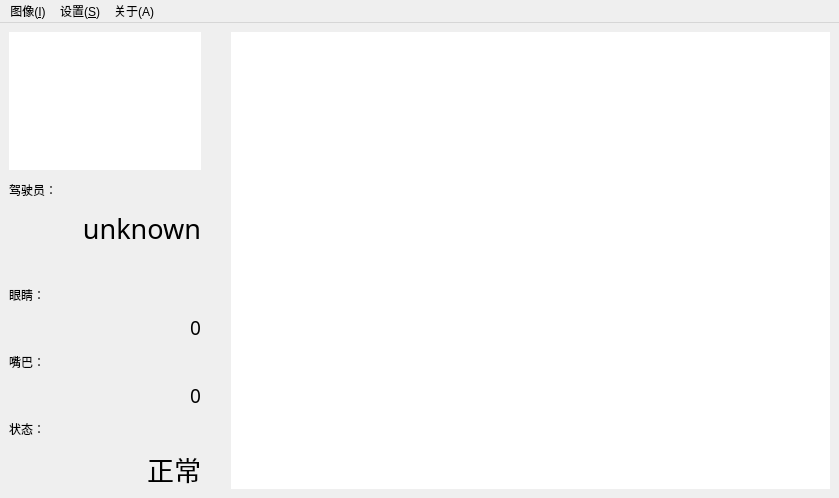
<?xml version="1.0" encoding="UTF-8"?>
<ui version="4.0">
 <class>MainWindow</class>
 <widget class="QMainWindow" name="MainWindow">
  <property name="geometry">
   <rect>
    <x>0</x>
    <y>0</y>
    <width>839</width>
    <height>498</height>
   </rect>
  </property>
  <property name="maximumSize">
   <size>
    <width>16777215</width>
    <height>16777215</height>
   </size>
  </property>
  <property name="windowTitle">
   <string>疲劳驾驶监测预警报系统</string>
  </property>
  <widget class="QWidget" name="centralwidget">
   <property name="sizePolicy">
    <sizepolicy hsizetype="Expanding" vsizetype="Expanding">
     <horstretch>0</horstretch>
     <verstretch>0</verstretch>
    </sizepolicy>
   </property>
   <property name="maximumSize">
    <size>
     <width>16777215</width>
     <height>16777215</height>
    </size>
   </property>
   <layout class="QHBoxLayout" name="horizontalLayout">
    <item>
     <layout class="QHBoxLayout" stretch="8,1,25">
      <item>
       <layout class="QVBoxLayout" name="verticalLayout" stretch="5,1,1,1,1,1,1,1,1,1">
        <item>
         <widget class="QLabel" name="labelFace">
          <property name="styleSheet">
           <string notr="true">background-color: rgb(255, 255, 255);</string>
          </property>
          <property name="text">
           <string/>
          </property>
          <property name="scaledContents">
           <bool>true</bool>
          </property>
         </widget>
        </item>
        <item>
         <widget class="QLabel" name="labelN">
          <property name="text">
           <string>驾驶员：</string>
          </property>
         </widget>
        </item>
        <item>
         <widget class="QLabel" name="labelName">
          <property name="font">
           <font>
            <family>Adobe Devanagari</family>
            <pointsize>20</pointsize>
           </font>
          </property>
          <property name="styleSheet">
           <string notr="true"/>
          </property>
          <property name="text">
           <string>unknown</string>
          </property>
          <property name="alignment">
           <set>Qt::AlignRight|Qt::AlignTop|Qt::AlignTrailing</set>
          </property>
         </widget>
        </item>
        <item>
         <spacer name="verticalSpacer">
          <property name="orientation">
           <enum>Qt::Vertical</enum>
          </property>
          <property name="sizeHint" stdset="0">
           <size>
            <width>20</width>
            <height>40</height>
           </size>
          </property>
         </spacer>
        </item>
        <item>
         <widget class="QLabel" name="labelE">
          <property name="text">
           <string>眼睛：</string>
          </property>
         </widget>
        </item>
        <item>
         <widget class="QLabel" name="labelEyes">
          <property name="font">
           <font>
            <family>Adobe Devanagari</family>
            <pointsize>14</pointsize>
            <weight>50</weight>
            <italic>false</italic>
            <bold>false</bold>
           </font>
          </property>
          <property name="styleSheet">
           <string notr="true"/>
          </property>
          <property name="text">
           <string>0</string>
          </property>
          <property name="alignment">
           <set>Qt::AlignRight|Qt::AlignTop|Qt::AlignTrailing</set>
          </property>
         </widget>
        </item>
        <item>
         <widget class="QLabel" name="labelM">
          <property name="text">
           <string>嘴巴：</string>
          </property>
         </widget>
        </item>
        <item>
         <widget class="QLabel" name="labelMouth">
          <property name="font">
           <font>
            <family>Adobe Devanagari</family>
            <pointsize>14</pointsize>
            <weight>50</weight>
            <italic>false</italic>
            <bold>false</bold>
           </font>
          </property>
          <property name="styleSheet">
           <string notr="true"/>
          </property>
          <property name="text">
           <string>0</string>
          </property>
          <property name="alignment">
           <set>Qt::AlignRight|Qt::AlignTop|Qt::AlignTrailing</set>
          </property>
         </widget>
        </item>
        <item>
         <widget class="QLabel" name="labelS">
          <property name="text">
           <string>状态：</string>
          </property>
         </widget>
        </item>
        <item>
         <widget class="QLabel" name="labelState">
          <property name="font">
           <font>
            <pointsize>20</pointsize>
            <weight>50</weight>
            <italic>false</italic>
            <bold>false</bold>
           </font>
          </property>
          <property name="styleSheet">
           <string notr="true"/>
          </property>
          <property name="text">
           <string>正常</string>
          </property>
          <property name="alignment">
           <set>Qt::AlignRight|Qt::AlignTop|Qt::AlignTrailing</set>
          </property>
         </widget>
        </item>
       </layout>
      </item>
      <item>
       <spacer name="horizontalSpacer">
        <property name="orientation">
         <enum>Qt::Horizontal</enum>
        </property>
        <property name="sizeHint" stdset="0">
         <size>
          <width>40</width>
          <height>20</height>
         </size>
        </property>
       </spacer>
      </item>
      <item>
       <widget class="QLabel" name="labelFrame">
        <property name="styleSheet">
         <string notr="true">background-color: rgb(255, 255, 255);</string>
        </property>
        <property name="text">
         <string/>
        </property>
        <property name="textFormat">
         <enum>Qt::AutoText</enum>
        </property>
        <property name="scaledContents">
         <bool>true</bool>
        </property>
       </widget>
      </item>
     </layout>
    </item>
   </layout>
  </widget>
  <widget class="QMenuBar" name="menubar">
   <property name="geometry">
    <rect>
     <x>0</x>
     <y>0</y>
     <width>839</width>
     <height>23</height>
    </rect>
   </property>
   <widget class="QMenu" name="menuSetting">
    <property name="title">
     <string>设置(&amp;S)</string>
    </property>
    <addaction name="actionVoice"/>
    <addaction name="actionLine"/>
    <addaction name="separator"/>
    <addaction name="actionUpdate"/>
   </widget>
   <widget class="QMenu" name="menuAbout">
    <property name="title">
     <string>关于(A)</string>
    </property>
    <addaction name="actionVer"/>
    <addaction name="separator"/>
    <addaction name="actionst"/>
    <addaction name="actionExit"/>
   </widget>
   <widget class="QMenu" name="menu_I">
    <property name="title">
     <string>图像(&amp;I)</string>
    </property>
    <addaction name="actionFlipH"/>
    <addaction name="actionFlipV"/>
   </widget>
   <addaction name="menu_I"/>
   <addaction name="menuSetting"/>
   <addaction name="menuAbout"/>
  </widget>
  <action name="actionVoice">
   <property name="checkable">
    <bool>true</bool>
   </property>
   <property name="checked">
    <bool>true</bool>
   </property>
   <property name="text">
    <string>声音</string>
   </property>
   <property name="menuRole">
    <enum>QAction::TextHeuristicRole</enum>
   </property>
   <property name="shortcutVisibleInContextMenu">
    <bool>false</bool>
   </property>
  </action>
  <action name="actionLine">
   <property name="checkable">
    <bool>true</bool>
   </property>
   <property name="text">
    <string>轮廓</string>
   </property>
  </action>
  <action name="actionVer">
   <property name="text">
    <string>版本信息</string>
   </property>
  </action>
  <action name="actionUpdate">
   <property name="text">
    <string>更新数据</string>
   </property>
  </action>
  <action name="actionExit">
   <property name="text">
    <string>退出</string>
   </property>
  </action>
  <action name="actionst">
   <property name="text">
    <string>暂停</string>
   </property>
  </action>
  <action name="actionFlipH">
   <property name="checkable">
    <bool>true</bool>
   </property>
   <property name="text">
    <string>水平翻转</string>
   </property>
  </action>
  <action name="actionFlipV">
   <property name="checkable">
    <bool>true</bool>
   </property>
   <property name="text">
    <string>垂直翻转</string>
   </property>
  </action>
 </widget>
 <resources/>
 <connections/>
</ui>
